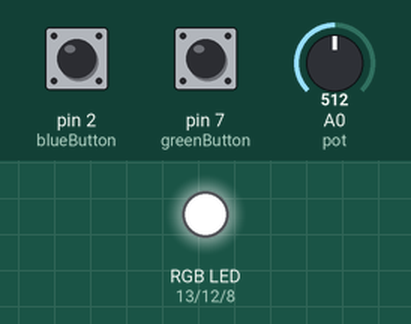
This sketch was run on a simulated Arduino Uno, built with avr-gcc and run on an emulated ATmega328P. Parts: an RGB LED mixed from three pins (HIGH = lit). The test bench sets the inputs (shaded band); at power-on: A0 (pot) = 512, pin 2 (blueButton) HIGH, pin 7 (greenButton) HIGH. What the sketch prints to the serial monitor is not drawn.

Above: at 1.2 s.
1.3 s: A0 (pot) set to 488
At 2.3 s:
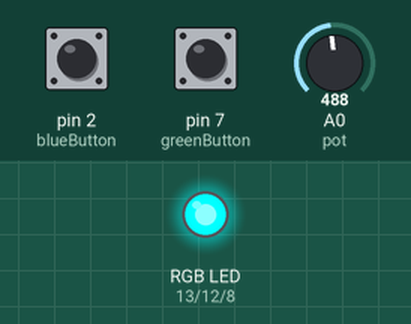
2.8 s: pin 2 (blueButton) pulled LOW for 0.15 s
At 2.87 s:
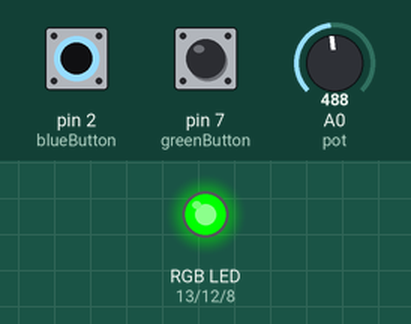
4.4 s: pin 7 (greenButton) pulled LOW for 0.15 s
At 4.47 s:
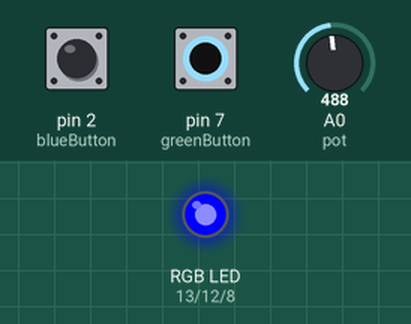
6.0 s: pin 7 (greenButton) pulled LOW for 3.2 s
At 10.4 s:
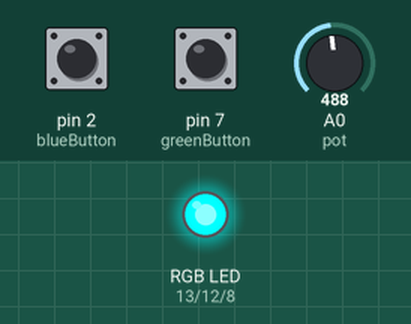
10.7 s: pin 2 (blueButton) pulled LOW for 3.2 s
At 11.7 s:
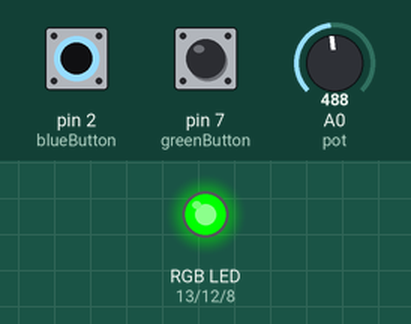
15.4 s: pin 2 (blueButton) driven LOW and pin 7 (greenButton) driven LOW
At 16.5 s:
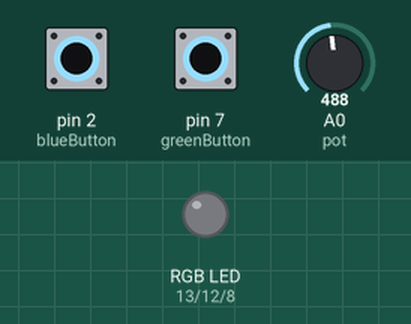
Timing chart, 0 to 17.9 s (numbered marks = the images above; inputs shaded):
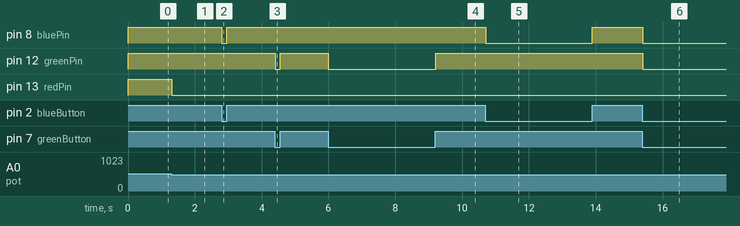

Measured:
- the behaviour switches between 500 and 499 on A0 (pot) (found by bisection; images 0 and 1)
- after the input at 1.3 s, pin 13 (redPin): HIGH → LOW at once
- after the input at 2.8 s, pin 8 (bluePin): HIGH → LOW at once, → HIGH 0.15 s later
- after the input at 4.4 s, pin 12 (greenPin): HIGH → LOW at once, → HIGH 0.15 s later
- after the input at 6.0 s, pin 12 (greenPin): HIGH → LOW at once, → HIGH 3.2 s later
- after the input at 10.7 s, pin 8 (bluePin): HIGH → LOW at once, → HIGH 3.2 s later
- after the input at 15.4 s, pin 8 (bluePin), pin 12 (greenPin): HIGH → LOW at once

The sketch:

RGB_Color_Mixing.ino
```cpp
int redPin = 13;
int greenPin = 12;
int bluePin = 8;
int pot = A0;
int greenButton = 7;
int blueButton = 2;
char redVal, greenVal, blueVal;
void setup()

{

  pinMode(redPin, OUTPUT);

  pinMode(greenPin, OUTPUT);

  pinMode(bluePin, OUTPUT);

  pinMode(pot, INPUT_PULLUP);

  pinMode(greenButton, INPUT_PULLUP);

  pinMode(blueButton, INPUT_PULLUP);

  Serial.begin(9600);
}


void loop()

{
  int potValue = analogRead(pot);
  Serial.println(potValue);

  //Makes the potentiometer act as a switch by turning it on when potentiometer
  //reading is more than 500

  if (potValue < 500) {
    redVal = LOW;
  }
  else
  {
    redVal = HIGH;
  }

  if (digitalRead(greenButton) == HIGH) {
    greenVal = HIGH;
  }
  else
  {
    greenVal = LOW;
  }

  if (digitalRead(blueButton) == HIGH) {
    blueVal = HIGH;
  }
  else
  {
    blueVal = LOW;
  }

  setColour(redVal, greenVal, blueVal);


}


void setColour(char red, char green, char blue)

{

  digitalWrite(redPin, red);

  digitalWrite(greenPin, green);

  digitalWrite(bluePin, blue);

}
```
